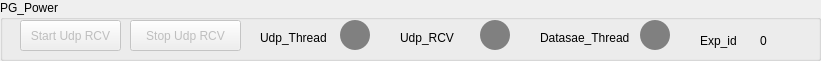
    <widget class="QGroupBox" name="groupBox_24">
     <property name="geometry">
      <rect>
       <x>0</x>
       <y>360</y>
       <width>821</width>
       <height>61</height>
      </rect>
     </property>
     <property name="title">
      <string>PG_Power</string>
     </property>
     <widget class="QPushButton" name="pushButton_220">
      <property name="enabled">
       <bool>false</bool>
      </property>
      <property name="geometry">
       <rect>
        <x>20</x>
        <y>20</y>
        <width>101</width>
        <height>31</height>
       </rect>
      </property>
      <property name="text">
       <string>Start Udp RCV</string>
      </property>
     </widget>
     <widget class="QPushButton" name="pushButton_221">
      <property name="enabled">
       <bool>false</bool>
      </property>
      <property name="geometry">
       <rect>
        <x>130</x>
        <y>20</y>
        <width>111</width>
        <height>31</height>
       </rect>
      </property>
      <property name="text">
       <string>Stop Udp RCV</string>
      </property>
     </widget>
     <widget class="QPushButton" name="pushButton_222">
      <property name="geometry">
       <rect>
        <x>640</x>
        <y>20</y>
        <width>30</width>
        <height>30</height>
       </rect>
      </property>
      <property name="styleSheet">
       <string notr="true">border-radius:15px;
background-color:grey
;
</string>
      </property>
      <property name="text">
       <string/>
      </property>
     </widget>
     <widget class="QLabel" name="label_184">
      <property name="geometry">
       <rect>
        <x>400</x>
        <y>30</y>
        <width>91</width>
        <height>16</height>
       </rect>
      </property>
      <property name="text">
       <string>Udp_RCV</string>
      </property>
     </widget>
     <widget class="QLabel" name="label_185">
      <property name="geometry">
       <rect>
        <x>700</x>
        <y>30</y>
        <width>41</width>
        <height>21</height>
       </rect>
      </property>
      <property name="text">
       <string>Exp_id</string>
      </property>
     </widget>
     <widget class="QPushButton" name="pushButton_223">
      <property name="geometry">
       <rect>
        <x>480</x>
        <y>20</y>
        <width>30</width>
        <height>30</height>
       </rect>
      </property>
      <property name="styleSheet">
       <string notr="true">border-radius:15px;
background-color:grey;
</string>
      </property>
      <property name="text">
       <string/>
      </property>
     </widget>
     <widget class="QLabel" name="label_186">
      <property name="geometry">
       <rect>
        <x>760</x>
        <y>30</y>
        <width>21</width>
        <height>21</height>
       </rect>
      </property>
      <property name="text">
       <string>0</string>
      </property>
     </widget>
     <widget class="QPushButton" name="pushButton_224">
      <property name="geometry">
       <rect>
        <x>340</x>
        <y>20</y>
        <width>30</width>
        <height>30</height>
       </rect>
      </property>
      <property name="styleSheet">
       <string notr="true">border-radius:15px;
background-color:grey;
</string>
      </property>
      <property name="text">
       <string/>
      </property>
     </widget>
     <widget class="QLabel" name="label_187">
      <property name="geometry">
       <rect>
        <x>260</x>
        <y>30</y>
        <width>91</width>
        <height>16</height>
       </rect>
      </property>
      <property name="text">
       <string>Udp_Thread</string>
      </property>
     </widget>
     <widget class="QLabel" name="label_188">
      <property name="geometry">
       <rect>
        <x>540</x>
        <y>30</y>
        <width>91</width>
        <height>16</height>
       </rect>
      </property>
      <property name="text">
       <string>Datasae_Thread</string>
      </property>
     </widget>
    </widget>
